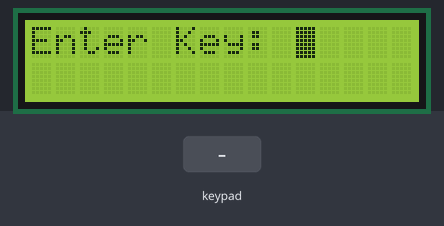
Simulated run of this sketch. Board: Arduino Uno, built with avr-gcc and run on an emulated ATmega328P. On the bench: 16×2 character LCD. The inputs (shaded band) are chosen by the test bench. What the sketch prints to the serial monitor is not drawn.

Above: at 3.2 s.
3.3 s: keypad keys 9 8 7 6 # pressed 0.4 s apart
At 5.7 s:
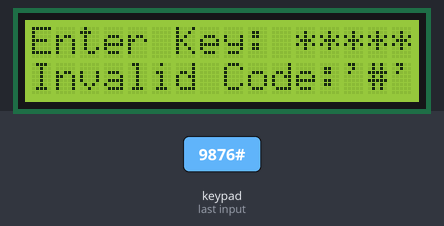
6.8 s: key 'A' pressed
At 8.1 s:
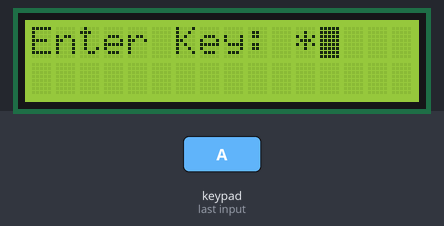
8.4 s: key '1' pressed
At 9.5 s:
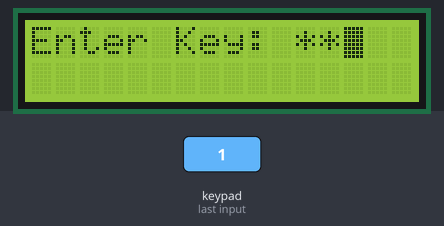
9.9 s: key '2' pressed
At 10.4 s:
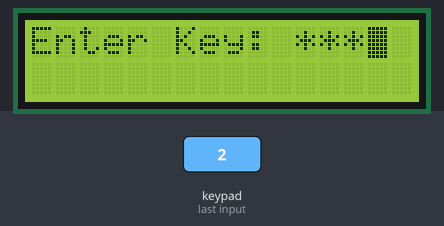
11.4 s: keypad keys 9 8 7 6 * pressed 0.4 s apart
At 11.6 s:
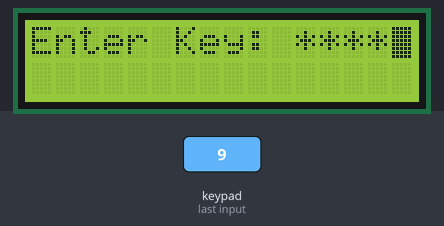
15.6 s: keypad keys 9 8 7 6 D pressed 0.4 s apart
At 17.4 s:
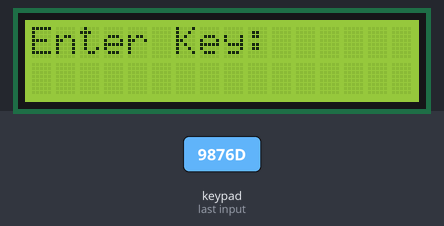
Timing chart, 0 to 18.9 s (numbered marks = the images above; inputs shaded):
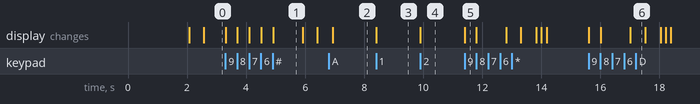

The sketch:

key_pad_system1.ino
```cpp
#include <LiquidCrystal.h>

#include <Keypad.h>

const int rows = 4;
const int columns = 4;
const int key_length = 5;

char code[key_length];
char master_key[key_length] = {'#', 'A', '8', '7', '*'};

char keys[rows][columns] = {
  {'1', '2', '3', 'A'},
  {'4', '5', '6', 'B'},
  {'7', '8', '9', 'C'},
  {'*', '0', '#', 'D'}
};

byte row_pins[rows] = {9, 8, 7, 6};
byte col_pins[columns] =  {5, 4, 3, 2};

Keypad keypad = Keypad( makeKeymap(keys), row_pins, col_pins, rows, columns);
//###### LCD ######
LiquidCrystal lcd(14, 15, 16, 17, 18, 19);

void setup(){
  Serial.begin(9600);
  lcd.begin(16, 2);
  lcd.print("Welcome!!!");
  delay(2000);
}

void loop(){
  signIn();
}

//Prints text to the LCD
void lcdPrintOut(const String item, const int delayBy)
{
  	lcd.setCursor(0, 1);
  	lcd.print(item);
  delay(delayBy);
}

//Retreives each Key value and assigns
//key value to array
void getCode()
{
  for(int i=0; i<key_length; i++){
    char customKey = keypad.waitForKey();
    if (customKey){
      code[i] = customKey;
      Serial.println(code[i]);
      lcd.print("*");
    }
  }
}

//returns TRUE if Key format is correct
bool codeIsValid(char item[])
{
  if(item[0] != '#'){
  	Serial.print("\nInvalid Code: Missing '#'\n");
    lcdPrintOut("Invalid Code:'#'", 1000);
    signIn();
  }else{return true;}

  return false;
}

//returns TRUE if correct Key was inputed
bool keyIsValid(char inputKey[], char masterKey[])
{
  for(int i=0; i<key_length; i++)
  {
    if(inputKey[i] != masterKey[i]){
      	Serial.print("\nIncorrect Key\n");
      	lcdPrintOut("Incorrect Key", 1000);
    	return false;
    }
  }
  return true;
}

//Sends user through if everything correct
void signIn(){
  lcd.clear();
  lcd.print("Enter Key: ");
  lcd.noBlink();delay(500);
  lcd.blink();delay(500);

  getCode();

  if(codeIsValid(code))
  {
    if(keyIsValid(code, master_key))
    {
      Serial.print("\nValid Key\n");
      lcdPrintOut("Valid Key", 1000);
      lcd.clear();
      //main(); //this function runs after logIn completed;
    }
  }

  Serial.print("\nDone\n");
}
```

Measured:
- after the input at 3.3 s, the display: first changes at once (image 1 shows a later state)
- after the input at 6.8 s, the display: changes after 0.14 s (image 2)
- after the input at 8.4 s, the display: changes at once (image 3)
- after the input at 9.9 s, the display: changes at once (image 4)
- after the input at 11.4 s, the display: changes at once (image 5)
- after the input at 15.6 s, the display: first changes at once (image 6 shows a later state)
- what the display in image 1 shows lasts 1.0 s, from 4.9 s to 5.9 s
